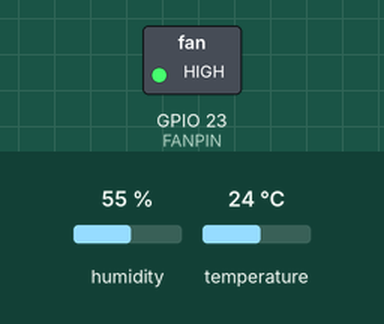
A sketch run on a simulated ESP32. Shown: switched loads named in the sketch (green lamp = pin HIGH). Inputs (shaded band) come from the test bench; at power-on: temperature 24 °C, humidity 55 %. What the sketch prints to the serial monitor is not drawn.

Above: at 4.8 s.
4.9 s: temperature set to 27 °C
At 7.1 s:
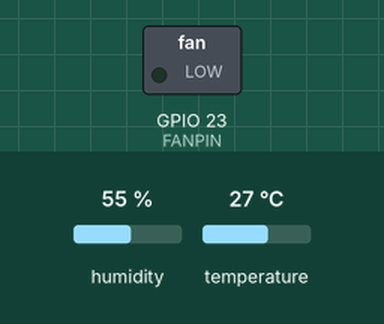
7.9 s: temperature set to 12 °C
At 9.5 s:
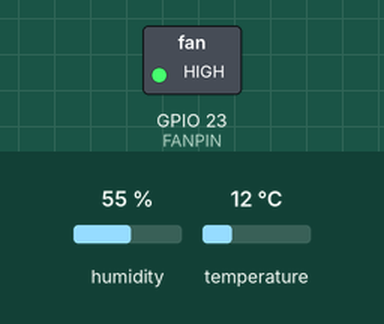
10.9 s: temperature set to 28 °C
At 13.1 s:
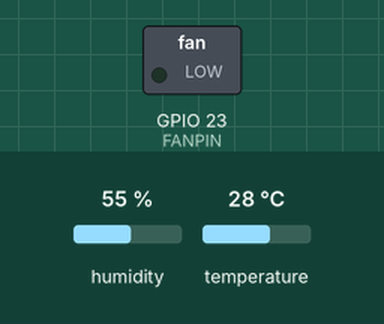
Timing chart, 0 to 14.6 s (numbered marks = the images above; inputs shaded):
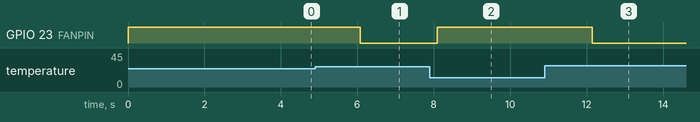

Measured:
- the behaviour switches between 25 and 26 °C on temperature (found by bisection; images 0 and 1)
- after the input at 4.9 s, GPIO 23 (FANPIN): HIGH → LOW after 1.2 s
- after the input at 7.9 s, GPIO 23 (FANPIN): LOW → HIGH after 0.19 s
- after the input at 10.9 s, GPIO 23 (FANPIN): HIGH → LOW after 1.2 s

The sketch:

fan.ino
```cpp
#include "DHT.h"

// ESP32 Pin configuration matching your ESP8266 setup
#define DHTPIN 4     // Connect to physical pin 2 (G2) on ESP32
#define FANPIN 23    // Connect to physical pin 5 (G14) on ESP32

#define DHTTYPE DHT11
DHT dht(DHTPIN, DHTTYPE);

const float TEMP_THRESHOLD = 26.0; // Celsius threshold

// Active LOW relay definitions
const int FAN_ON = LOW;
const int FAN_OFF = HIGH;

void setup() {
  // ESP32 uses 115200 baud rate perfectly for the Serial Monitor
  Serial.begin(115200);

  // Initialize the fan pin as output and turn it off immediately
  digitalWrite(FANPIN, FAN_OFF);
  pinMode(FANPIN, OUTPUT);


  // Start the DHT11 sensor
  dht.begin();
  Serial.println(F("ESP32 Temperature Control System Started."));
}

void loop() {
  // Wait 2 seconds between measurements (DHT11 limitation)
  delay(2000);

  float temp = dht.readTemperature();
  float hum = dht.readHumidity();

  // Check if the sensor read failed
  if (isnan(temp) || isnan(hum)) {
    Serial.println(F("Error: Failed to read from DHT sensor!"));
    return;
  }

  // Print data to the Serial Monitor
  Serial.print(F("Temperature: "));
  Serial.print(temp);
  Serial.println(F(" °C"));

  Serial.print(F("Humidity: "));
  Serial.print(hum);
  Serial.println(F(" %"));

  // Temperature logic control
  if (temp >= TEMP_THRESHOLD) {
    digitalWrite(FANPIN, FAN_ON);
    Serial.println(F("Fan ON 🔥"));
  } else {
    digitalWrite(FANPIN, FAN_OFF);
    Serial.println(F("Fan OFF ❄️"));
  }
}
```
